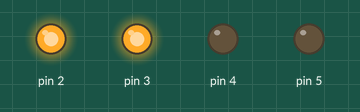
Bench run of a sketch on a simulated Arduino Uno, built with avr-gcc and run on an emulated ATmega328P. Shown: output pins drawn as LEDs (lit = HIGH).

Above: at 0.5 s.
At 1.5 s:
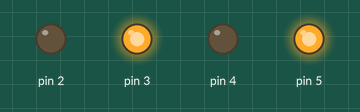
At 2.5 s:
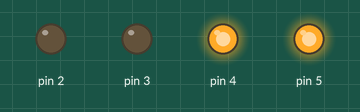
At 3.5 s:
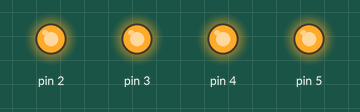
Timing chart, 0 to 5.2 s (numbered marks = the images above):
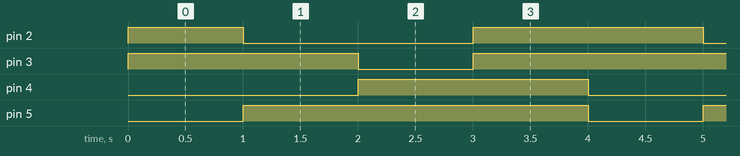

Measured:
- by itself, pin 2: repeats every 4.0 s: LOW 2.0 s, HIGH 2.0 s
- by itself, pin 3: repeats every 4.0 s: LOW 1.0 s, HIGH 3.0 s
- by itself, pin 4: alternates HIGH for 2.0 s and LOW for 2.0 s
- by itself, pin 5: alternates HIGH for 3.0 s and LOW for 1.0 s

The sketch:

TPC8407.ino
```cpp
#include "TPC8407.h"

// モーターのコンストラクタ
TPC8407 motor(2, 4, 3, 5);

void setup() {
}

void loop() {
  // 1秒間前進
  motor.forward();
  delay(1000);

  // 1秒間オープンにする
  motor.halt();
  delay(1000);

  // 1秒間後退
  motor.back();
  delay(1000);

  // 1秒間ブレーキ
  motor.brake();
  delay(1000);
}
```

TPC8407.cpp
```cpp
#include "Arduino.h"
#include "TPC8407.h"

TPC8407::TPC8407(int _fet2, int _fet4, int _fet6, int _fet8, int _vel) {
  fet2 = _fet2;
  fet4 = _fet4;
  fet6 = _fet6;
  fet8 = _fet8;
  vel  = _vel;
  pinMode(fet2, OUTPUT);
  pinMode(fet4, OUTPUT);
  pinMode(fet6, OUTPUT);
  pinMode(fet8, OUTPUT);
}
TPC8407::TPC8407(int _fet2, int _fet4, int _fet6, int _fet8) {
  fet2 = _fet2;
  fet4 = _fet4;
  fet6 = _fet6;
  fet8 = _fet8;
  vel = 0;
  pinMode(fet2, OUTPUT);
  pinMode(fet4, OUTPUT);
  pinMode(fet6, OUTPUT);
  pinMode(fet8, OUTPUT);
}

void TPC8407::forward() {
  analogWrite(fet2, 255-vel);
  digitalWrite(fet4, LOW);
  digitalWrite(fet6, HIGH);
  digitalWrite(fet8, LOW);
}
void TPC8407::forward(int pwm) {
  analogWrite(fet2, 255-pwm);
  digitalWrite(fet4, LOW);
  digitalWrite(fet6, HIGH);
  digitalWrite(fet8, LOW);
}

void TPC8407::back() {
  digitalWrite(fet2, LOW);
  analogWrite(fet4, 255-vel);
  digitalWrite(fet6, LOW);
  digitalWrite (fet8, HIGH);
}
void TPC8407::back(int pwm) {
  digitalWrite(fet2, LOW);
  analogWrite(fet4, 255-pwm);
  digitalWrite(fet6, LOW);
  digitalWrite (fet8, HIGH);
}

void TPC8407::halt() {
  digitalWrite(fet2, LOW);
  digitalWrite(fet4, LOW);
  digitalWrite(fet6, HIGH);
  digitalWrite(fet8, HIGH);
}

void TPC8407::brake() {
  digitalWrite(fet2, HIGH);
  digitalWrite(fet4, HIGH);
  digitalWrite(fet6, HIGH);
  digitalWrite(fet8, HIGH);
}
```

TPC8407.h
```cpp
#ifndef _TPC8407_h
#define _TPC8407_h
#include "Arduino.h"

class TPC8407 {
  private:
    int fet2, fet4, fet6, fet8;
    int vel;
  public:
    TPC8407(int _fet2, int _fet4, int _fet6, int _fet8, int _vel);
    TPC8407(int _fet2, int _fet4, int _fet6, int _fet8);
    void forward();        // 前進
    void forward(int pwm); // pwmの速度で前進
    void back();           // 後退
    void back(int pwm);    // pwmの速度で後退
    void halt();           // オープンにする
    void brake();          // ブレーキ
};

#endif
```
